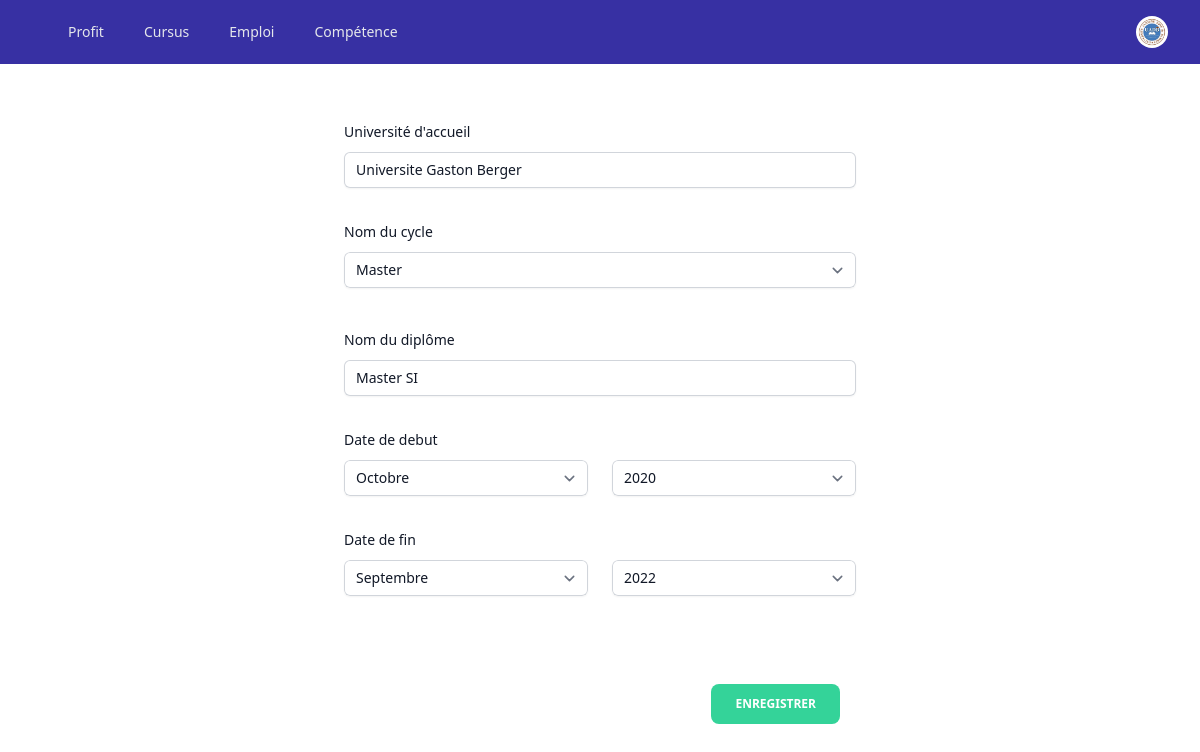
The page /cursus/modifier_cursus/6/ on the database its author committed.
### Cursus/models.py (models this page shows, shortened)
class Cursus(models.Model):
    etablissement=models.CharField(null=True,max_length=200)
    diplome_name=models.CharField(null=True,max_length=200)
    cycle=models.CharField(null=True,max_length=200,choices=cycle_name)
    autre_cycle=models.CharField(null=True,max_length=200,blank=True)
    mois_date_debut=models.CharField(max_length=20, choices=MOIS_CHOICES)
    annee_date_debut=models.CharField(max_length=40, choices=ANNEES)
    mois_date_fin=models.CharField(max_length=20, choices=MOIS_CHOICES,null=True,blank=True)
    annee_date_fin=models.CharField(max_length=40, choices=ANNEES,null=True,blank=True)
    etudiant=models.ForeignKey(Etudiant,on_delete=models.CASCADE)

### Cursus/views.py (the view)
# urls.py: path("modifier_cursus/<int:pk>/", views.cursus_update, name="cursus_update"),
def cursus_update(request,pk):
    cursus=Cursus.objects.get(id=pk)
    form = CursusForm(instance=cursus)
    autreCycle = Cursus.objects.filter(etudiant=request.user.id)
    if request.method == 'POST':
        form = CursusForm(request.POST,instance=cursus)
        if form.is_valid():
            form.save()
            return redirect("liste_cursus",pk)
    context={"form":form,"autreCycle":autreCycle}
    return render(request, "Cursus/cursus_update.html",context)

### Cursus/forms.py
class CursusForm(forms.ModelForm):
    class Meta:
        model = Cursus
        fields =['etablissement','diplome_name','cycle','autre_cycle','mois_date_debut','annee_date_debut','mois_date_fin','annee_date_fin']
        widgets ={"etablissement": forms.TextInput(attrs={'class':'block w-full rounded-md border-0 py-1.5 text-gray-900 shadow-sm ring-1 ring-inset ring-gray-300 placeholder:text-gray-400 focus:ring-2 focus:ring-inset focus:ring-indigo-600 sm:text-sm sm:leading-6 ',}),
                 "diplome_name": forms.TextInput(attrs={'class':'block w-full rounded-md border-0 py-1.5 text-gray-900 shadow-sm ring-1 ring-inset ring-gray-300 placeholder:text-gray-400 focus:ring-2 focus:ring-inset focus:ring-indigo-600 sm:text-sm sm:leading-6',}),
                 "autre_cycle": forms.TextInput(attrs={'id':'id_autre_cycle','class':'block w-full rounded-md border-0 py-1.5 text-gray-900 shadow-sm ring-1 ring-inset ring-gray-300 placeholder:text-gray-400 focus:ring-2 focus:ring-inset focus:ring-indigo-600 sm:text-sm sm:leading-6 hidden','placeholder':'Entrer le nom du cycle...'}),
                }

### templates/Cursus/cursus_update.html (shortened to what this page needs)
{% extends "index.html" %}
{% block contenu %}
{% include 'navbar.html' %}
<form class="mt-10 sm:mx-auto sm:w-full sm:max-w-lg"  method="post">
    <div class="mt-10 grid grid-cols-1 gap-x-6 gap-y-8 sm:grid-cols-6 pt-20">
        <div class="sm:col-span-full">
            <label for="etablissement" class="block text-sm font-medium leading-6 text-gray-900">Université d'accueil</label>
            <div class="mt-2">
                {{form.etablissement}}
            </div>
        </div>
    </div>
    <div class="mt-8 grid grid-cols-1 gap-x-6 gap-y-8 sm:grid-cols-6">
        <div class="sm:col-span-full">
            <label for="cycle" class="block text-sm font-medium leading-6 text-gray-900">Nom du cycle</label>
            <div class="mt-2">
                <select name="cycle" id="cycleselect" onchange="toggleCycleInput()" autocomplete="family-name" class="block w-full rounded-md border-0 py-1.5 text-gray-900 shadow-sm ring-1 ring-inset ring-gray-300 placeholder:text-gray-400 focus:ring-2 focus:ring-inset focus:ring-indigo-600 sm:text-sm sm:leading-6" required>
                    {% for cycle_value, cycle_label in form.cycle.field.choices %}
                        <option value="{{ cycle_value }}" {% if form.cycle.value == cycle_value %}selected{% endif %}>{{ cycle_label }}</option>
                    {% endfor %}
                </select>
            </div>
        </div>
    </div>
    <div class="mt-2 grid grid-cols-1 gap-x-6 gap-y-8 sm:grid-cols-6">
        <div class="sm:col-span-full">
        </div>
    </div>
    <div class="mt-6 grid grid-cols-1 gap-x-6 gap-y-8 sm:grid-cols-6 "id="diplome">
        <div class="sm:col-span-full">
            <label for="diplome" class="block text-sm font-medium leading-6 text-gray-900">Nom du diplôme</label>
            <div class="mt-2">
                {{form.diplome_name}}
            </div>
        </div>
        <div class="sm:col-span-3">
            <label for="moisdatedebut" class=" block text-sm font-medium leading-6 text-gray-900">Date de debut</label>
            <div class="mt-2">
                <select name="mois_date_debut" autocomplete="family-name" class="block w-full rounded-md border-0 py-1.5 text-gray-900 shadow-sm ring-1 ring-inset ring-gray-300 placeholder:text-gray-400 focus:ring-2 focus:ring-inset focus:ring-indigo-600 sm:text-sm sm:leading-6" required>
                    {% for mois_value, mois_label in form.mois_date_debut.field.choices %}
                        <option value="{{ mois_value }}" {% if form.mois_date_debut.value == mois_value %}selected{% endif %}>{{ mois_label }}</option>
                    {% endfor %}
                </select>
            </div>
        </div>
        <div class="sm:col-span-3">
            <div class="mt-8">
                <select name="annee_date_debut" autocomplete="family-name" class="block w-full rounded-md border-0 py-1.5 text-gray-900 shadow-sm ring-1 ring-inset ring-gray-300 placeholder:text-gray-400 focus:ring-2 focus:ring-inset focus:ring-indigo-600 sm:text-sm sm:leading-6" required>
                    {% for annee_value, annee_label in form.annee_date_debut.field.choices %}
                        <option value="{{ annee_value }}" {% if form.annee_date_debut.value == annee_value %}selected{% endif %}>{{ annee_label }}</option>
                    {% endfor %}
                </select>
            </div>
         </div>
         <div class="sm:col-span-3">
            <label for="moisdatefin" class="block text-sm font-medium leading-6 text-gray-900">Date de fin</label>
            <div class="mt-2">
                <select name="mois_date_fin" autocomplete="family-name" class="block w-full rounded-md border-0 py-1.5 text-gray-900 shadow-sm ring-1 ring-inset ring-gray-300 placeholder:text-gray-400 focus:ring-2 focus:ring-inset focus:ring-indigo-600 sm:text-sm sm:leading-6" required>
                    {% for mois_value, mois_label in form.mois_date_fin.field.choices %}
                        <option value="{{ mois_value }}" {% if form.mois_date_fin.value == mois_value %}selected{% endif %}>{{ mois_label }}</option>
                    {% endfor %}
                </select>
            </div>
        </div>
        <div class="sm:col-span-3">
            <div class="mt-8">
                <select name="annee_date_fin" autocomplete="family-name" class="block w-full rounded-md border-0 py-1.5 text-gray-900 shadow-sm ring-1 ring-inset ring-gray-300 placeholder:text-gray-400 focus:ring-2 focus:ring-inset focus:ring-indigo-600 sm:text-sm sm:leading-6" required>
                    {% for annee_value, annee_label in form.annee_date_fin.field.choices %}
                        <option value="{{ annee_value }}" {% if form.annee_date_fin.value == annee_value %}selected{% endif %}>{{ annee_label }}</option>
                    {% endfor %}
                </select>
            </div>
        </div>
    </div>
    <div class="mt-20 mb-20 pt-2 flex items-center justify-end gap-x-6 mx-auto">
        <button type="submit"class="middle none center mr-4 rounded-lg bg-green-400 py-3 px-6 font-sans text-xs font-bold uppercase text-white transition-all hover:shadow-lg hover:shadow-green-400/40 focus:opacity-[0.85] focus:shadow-none active:opacity-[0.65] active:shadow-none disabled:pointer-events-none">
        Enregistrer
        </button>
    </div>
</form>
{% endblock %}

### rows shown on the page
Cursus: etablissement "Universite Gaston Berger", cycle "Master", diplome_name "Master SI", mois_date_debut "Octobre", annee_date_debut "2020", annee_date_fin "2022"

### other values the page prints
form field mois_date_fin "Septembre"
